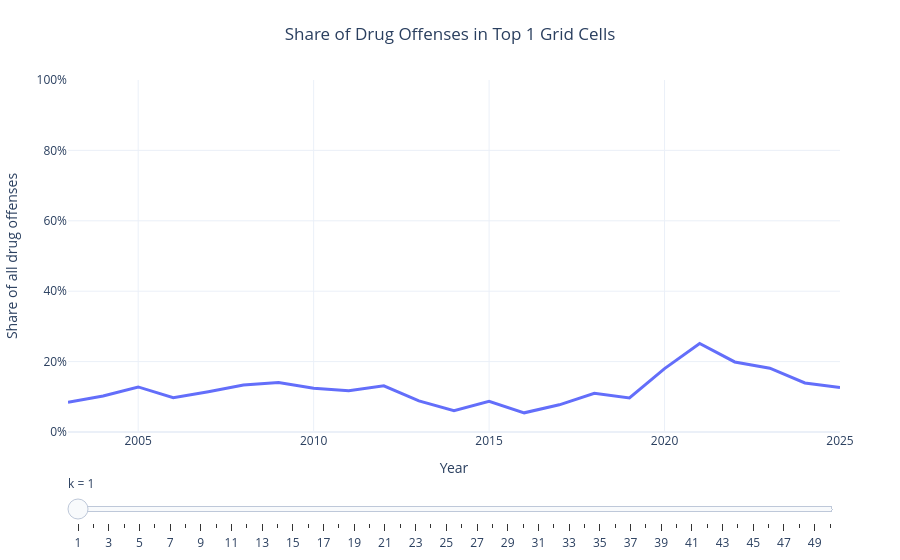

The cell this chart's notebook holds for it:
### Code cell
import pandas as pd
import plotly.graph_objects as go

# Total drug offenses per year
total_year = (
    binned.groupby("year")["count"]
    .sum()
    .reset_index(name="total_count")
)

def top_n_share(df, n):
    top_n = (
        df.sort_values(["year", "count"], ascending=[True, False])
        .groupby("year")
        .head(n)
        .groupby("year")["count"]
        .sum()
        .reset_index(name="top_count")
    )
    out = total_year.merge(top_n, on="year", how="left")
    out["share"] = out["top_count"] / out["total_count"]
    out["k"] = n

    baseline = out["share"].iloc[0]
    out["index"] = 100 * out["share"] / baseline if baseline > 0 else 100

    return out[["year", "share", "index", "k"]]

max_k = 50

topk_df = pd.concat(
    [top_n_share(binned, k) for k in range(1, max_k + 1)],
    ignore_index=True
)

fig = go.Figure()

# Share traces
for k in range(1, max_k + 1):
    df_k = topk_df[topk_df["k"] == k]
    fig.add_trace(
        go.Scatter(
            x=df_k["year"],
            y=df_k["share"],
            mode="lines",
            line=dict(width=3),
            name=f"Share k={k}",
            visible=(k == 1),
            hovertemplate=(
                "Year: %{x}<br>"
                + f"Top {k} cells share: "
                + "%{y:.1%}<extra></extra>"
            )
        )
    )

# Index traces
for k in range(1, max_k + 1):
    df_k = topk_df[topk_df["k"] == k]
    fig.add_trace(
        go.Scatter(
            x=df_k["year"],
            y=df_k["index"],
            mode="lines",
            line=dict(width=3),
            name=f"Index k={k}",
            visible=False,
            hovertemplate=(
                "Year: %{x}<br>"
                + f"Top {k} cells index: "
                + "%{y:.0f}<extra></extra>"
            )
        )
    )

# Slider defaults to share traces
steps = []
for k in range(1, max_k + 1):
    visible = [False] * (2 * max_k)
    visible[k - 1] = True

    steps.append(
        dict(
            method="update",
            args=[
                {"visible": visible},
                {
                    "title": f"Share of Drug Offenses in Top {k} Grid Cells",
                    "yaxis": {
                        "title": "Share of all drug offenses",
                        "tickformat": ".0%",
                        "range": [0, 1]
                    }
                }
            ],
            label=str(k)
        )
    )

fig.update_layout(
    title="Share of Drug Offenses in Top 1 Grid Cells",
    xaxis_title="Year",
    yaxis=dict(
        title="Share of all drug offenses",
        tickformat=".0%",
        range=[0, 1]
    ),
    template="plotly_white",
    title_x=0.5,
    sliders=[dict(
        active=0,
        currentvalue={"prefix": "k = "},
        pad={"t": 40},
        steps=steps
    )],
    margin=dict(l=60, r=60, t=80, b=80)
)

fig.show()
fig.write_html("drug_concentration_topk_slide.html")
